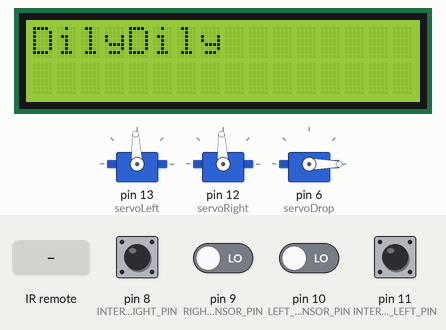
Simulated run of this sketch. Board: Arduino Uno, built with avr-gcc and run on an emulated ATmega328P. Shown: 3 × servo, 16×2 character LCD. Inputs (shaded band) come from the test bench; at power-on: pin 8 (INTERSECTION_RIGHT_PIN), pin 9 (RIGHT_SENSOR_PIN), pin 10 (LEFT_SENSOR_PIN), pin 11 (INTERSECTION_LEFT_PIN) LOW. What the sketch prints to the serial monitor is not drawn.

Above: at 2.7 s.
2.8 s: infrared code 0xFF30CF received
At 4.2 s:
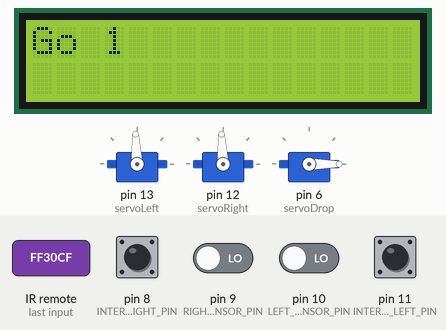
4.8 s: pin 11 (INTERSECTION_LEFT_PIN) pulled HIGH for 0.15 s
At 7.8 s:
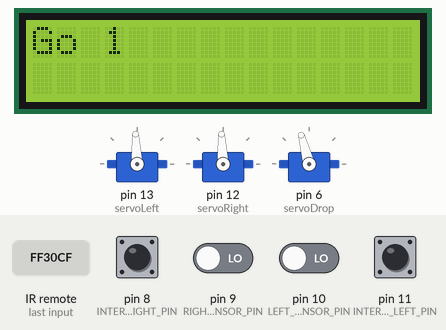
7.9 s: pin 9 (RIGHT_SENSOR_PIN) driven HIGH
At 9.3 s:
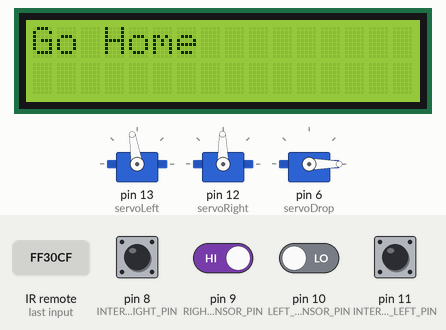
10.4 s: pin 8 (INTERSECTION_RIGHT_PIN) pulled HIGH for 0.15 s
At 11.4 s:
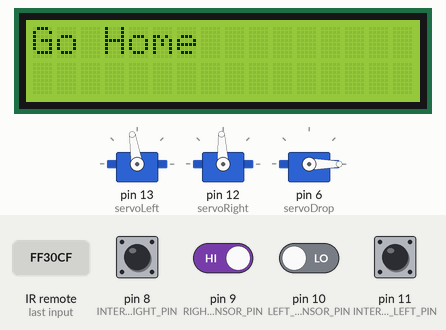
13.5 s: pin 10 (LEFT_SENSOR_PIN) driven HIGH
At 13.9 s:
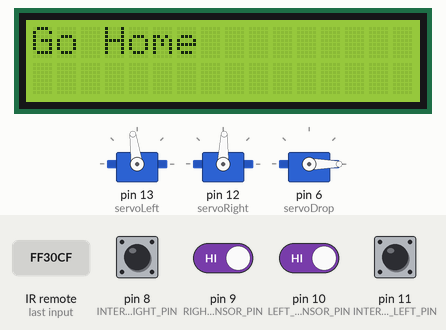
15.0 s: pin 8 (INTERSECTION_RIGHT_PIN) driven HIGH and pin 9 (RIGHT_SENSOR_PIN) driven LOW and pin 10 (LEFT_SENSOR_PIN) driven LOW and pin 11 (INTERSECTION_LEFT_PIN) driven HIGH
At 19.0 s:
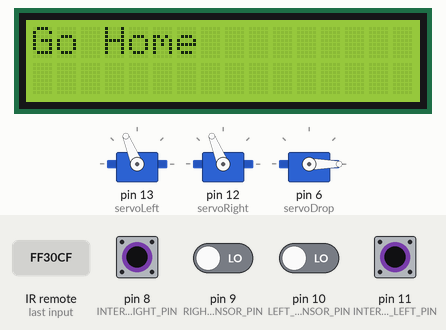
Timing chart, 0 to 20.8 s (numbered marks = the images above; inputs shaded):
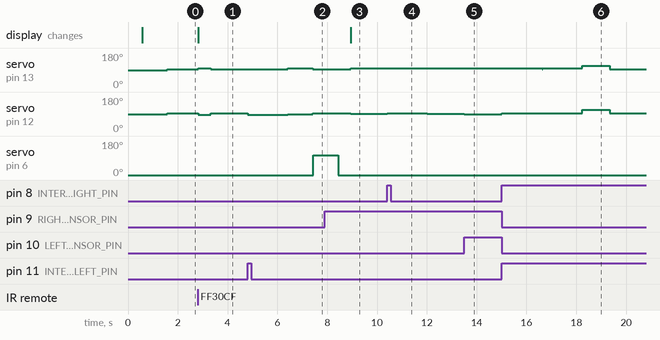

The sketch:

DilyDily.ino
```cpp
#include <Servo.h>
#include <IRremote.h>
#include <LiquidCrystal_I2C.h>

#define INTERSECTION_LEFT_PIN 11  // 교차로 왼쪽 감지 센서
#define LEFT_SENSOR_PIN 10 // 왼쪽 적외선 센서
#define RIGHT_SENSOR_PIN 9 // 오른쪽 적외선
#define INTERSECTION_RIGHT_PIN 8 // 교차로 오른쪽 감지 센서

#define RECV_PIN A0 //리모콘 리시버

Servo servoLeft;
Servo servoRight;
Servo servoDrop;

LiquidCrystal_I2C lcd(0x27, 16, 2);

// 센서 초깃값: 라인트레이싱 센서는 1, 교차로 감지 센서는 0
int leftSensor = 1;
int rightSensor = 1;
int intersectionLeft = 0;
int intersectionRight = 0;

//리모콘 핀 모드 설정
IRrecv irrecv(RECV_PIN);
decode_results results;

void setup() {
  // 서보 모터 초기화
  servoLeft.attach(13); // 왼쪽 서보 신호 핀 13에 연결
  servoRight.attach(12); // 오른쪽 서보 신호 핀 12에 연결

  servoDrop.attach(6);
  servoDrop.write(0);
  delay(500);

  // 센서 핀 모드 설정
  pinMode(LEFT_SENSOR_PIN, INPUT);
  pinMode(RIGHT_SENSOR_PIN, INPUT);
  pinMode(INTERSECTION_LEFT_PIN, INPUT);
  pinMode(INTERSECTION_RIGHT_PIN, INPUT);

  Serial.begin(9600);

  lcd.init();
  lcd.backlight();
  lcd.clear();
  lcd.print("DilyDily");
  delay(1000);

  irrecv.enableIRIn();
}

void loop() {
  maneuver(0, 0);
  int x = -1, y = 0;
  int recv_x, recv_y;
  String lcdStr = "";
  if(irrecv.decode(&results)){
    Serial.println(results.value, HEX);
    switch (results.value){
      case 0xFF30CF: recv_x = 0, recv_y = 0,  lcdStr = "Go 1"; break;    // botton 1
      case 0xFF18E7: recv_x = 1, recv_y = 0,  lcdStr = "Go 2"; break;    // botton 2
      case 0xFF7A85: recv_x = 0, recv_y = 1,  lcdStr = "Go 3"; break;    // botton 3
      case 0xFF10EF: recv_x = 1, recv_y = 1,  lcdStr = "Go 4"; break;    // botton 4
      //case 0xFF38C7: recv_x = 1, recv_y = 1,  lcdStr = "Go 5"; break;    // botton 5
      //case 0xFF5AA5F: recv_x = 2, recv_y = 1,   lcdStr = "Go 6"; break;    // botton 6
      //case 0xFF42BD: recv_x = 0, recv_y = 2,  lcdStr = "Go 7"; break;    // botton 7
      //case 0xFF4AB5: recv_x = 1, recv_y = 2,  lcdStr = "Go 8"; break;    // botton 8
      //case 0xFF52AD: recv_x = 2, recv_y = 2,  lcdStr = "Go 9"; break;    // botton 9
      default: recv_x = -1, recv_y = -1,  lcdStr = "Try again";
    }
    lcd.clear();
    lcd.setCursor(0, 0);
    lcd.print(lcdStr);

    if(recv_x > -1 && recv_y > -1){
      // 센서 값 읽기
      leftSensor = digitalRead(LEFT_SENSOR_PIN);
      rightSensor = digitalRead(RIGHT_SENSOR_PIN);
      intersectionLeft = digitalRead(INTERSECTION_LEFT_PIN);
      intersectionRight = digitalRead(INTERSECTION_RIGHT_PIN);

      maneuver(60, 60); // 처음 실행 시 센서값 오류를 방지하기 위해 일정 거리 전진
      delay(500);

      intersectionLeft = digitalRead(INTERSECTION_LEFT_PIN);
      while(x < recv_x){
        intersectionLeft = digitalRead(INTERSECTION_LEFT_PIN);
        if(intersectionLeft){
          x++;
          if(x<recv_x){
            while(intersectionLeft){
              drive();
              intersectionLeft = digitalRead(INTERSECTION_LEFT_PIN);
            }
          }
        }else{
          drive();
        }
      }

      leftTurn();

      while(y < recv_y){
        intersectionRight = digitalRead(INTERSECTION_RIGHT_PIN);
        if(intersectionRight){
          y++;
          if(y < recv_y){
            while(intersectionRight){
              drive();
              intersectionRight = digitalRead(INTERSECTION_RIGHT_PIN);
            }
          }
        }else{
          drive();
        }
      }

      drop(recv_y);

      goHome(recv_y);

      turn180();

    }

    irrecv.resume();
  }
}

void maneuver(int speedLeft, int speedRight){
  servoLeft.writeMicroseconds(1500 + speedLeft);   // Set Left servo speed
  servoRight.writeMicroseconds(1500 - speedRight); // Set right servo speed
  delay(10);
}

void drive(){
  leftSensor = digitalRead(LEFT_SENSOR_PIN);
  rightSensor = digitalRead(RIGHT_SENSOR_PIN);

  if (leftSensor == HIGH && rightSensor == HIGH) {
    // 두 센서가 모두 검은색을 감지하면 직진
    maneuver(50, 50);
  } else if (leftSensor == HIGH && rightSensor == LOW) {
    // 왼쪽 센서만 검은색을 감지하면 왼쪽으로 회전
    maneuver(20, 60);
  } else if (leftSensor == LOW && rightSensor == HIGH) {
    // 오른쪽 센서만 검은색을 감지하면 오른쪽으로 회전
    maneuver(60, 20);
  }else if(leftSensor == LOW && rightSensor == LOW){
    maneuver(0, 0);
  }
}

void leftTurn(){
  maneuver(0, 60); // 왼쪽 회전
  delay(1600);
  while (leftSensor == HIGH && rightSensor == HIGH) { // 센서가 모두 검은 선을 인식할 때 까지
    maneuver(0, 60); // 왼쪽 회전
    leftSensor = digitalRead(LEFT_SENSOR_PIN);  // 센서 값 업데이트
    rightSensor = digitalRead(RIGHT_SENSOR_PIN);
  }
}

void rightTurn(){
  maneuver(60, 0);
  delay(1600);
  while (leftSensor == HIGH && rightSensor == HIGH) { // 센서가 모두 검은 선을 인식할 때 까지
    maneuver(60, 0); // 왼쪽 회전
    leftSensor = digitalRead(LEFT_SENSOR_PIN);  // 센서 값 업데이트
    rightSensor = digitalRead(RIGHT_SENSOR_PIN);
  }
}

void goHome(int recv_y){
  int hy = -1;
  lcd.clear();
  lcd.setCursor(0, 0);
  lcd.print("Go Home");

  for(int i=0; i<2; i++){
    intersectionRight = digitalRead(INTERSECTION_RIGHT_PIN);
    while(!intersectionRight){
      drive();
      intersectionRight = digitalRead(INTERSECTION_RIGHT_PIN);
    }
    rightTurn();
  }
  maneuver(0,0);
  while(hy < recv_y){
    intersectionRight = digitalRead(INTERSECTION_RIGHT_PIN);
    if(intersectionRight){
      hy++;
      if(hy < recv_y){
        while(intersectionRight){
          drive();
          intersectionRight = digitalRead(INTERSECTION_RIGHT_PIN);
        }
      }
    }else{
      drive();
    }
  }
  rightTurn();
  while(leftSensor || rightSensor){
    drive();
  }
}

void drop(int recv_y){
  if(recv_y > 0){
    maneuver(50,50);
    delay(1500);
  }
  maneuver(50,50);
  delay(1000);

  maneuver(0,0);
  servoDrop.write(105);
  delay(1000);
  servoDrop.write(0);
  delay(500);
}

void turn180(){
  servoLeft.writeMicroseconds(1700);
  servoRight.writeMicroseconds(1700);
  delay(1100);
}
```

Measured:
- after the input at 2.8 s, servo on pin 13 (servoLeft): 93° → 99° at once, → 93° 0.51 s later; servo on pin 12 (servoRight): 93° → 87° at once, → 93° 0.51 s later; the display: changes at once (image 1)
- after the input at 4.8 s, servo on pin 13 (servoLeft): 93° → 98° after 1.6 s, → 93° 1.0 s later; servo on pin 12 (servoRight): 93° → 87° at once, → 88° 1.6 s later, → 93° 1.0 s later; servo on pin 6 (servoDrop): 0° → 105° after 2.6 s
- after the input at 7.9 s, servo on pin 13 (servoLeft): 93° → 99° after 1.0 s; servo on pin 12 (servoRight): 93° → 91° after 1.0 s
- after the input at 10.4 s, servo on pin 12 (servoRight): 91° → 93° at once, → 91° 1.6 s later
- after the input at 13.5 s, servo on pin 13 (servoLeft): 99° → 98° at once; servo on pin 12 (servoRight): 91° → 88° at once
- after the input at 15.0 s, servo on pin 13 (servoLeft): 98° → 99° at once, → 112° 3.2 s later, → 93° 1.1 s later; servo on pin 12 (servoRight): 88° → 93° at once, → 112° 3.2 s later, → 93° 1.1 s later
